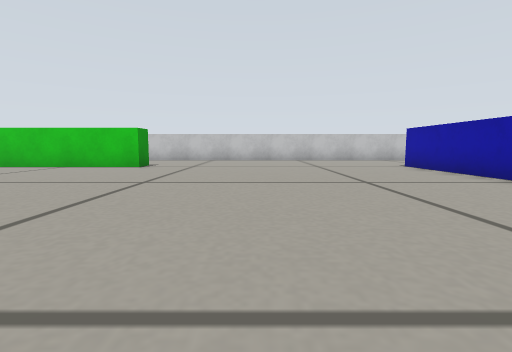
View 1 (above)

24 first-person views from a walk through a Gazebo world. The camera is 0.16 m above the floor, tilts 6° down and sees 85° across. The floor is counted in squares, 0.25 m on a side. Each view is taken from the middle of a square. On the plan, view 1 faces up. The plan holds only what a view shows up to about 9 squares ahead; the rest is blank.

View 2
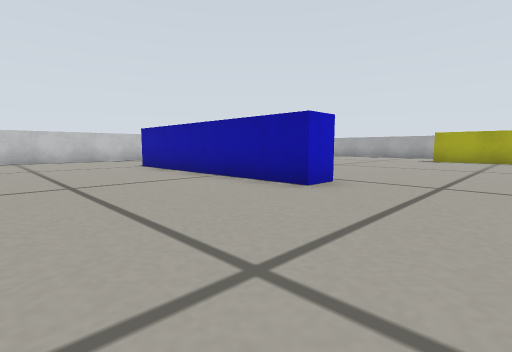

View 3
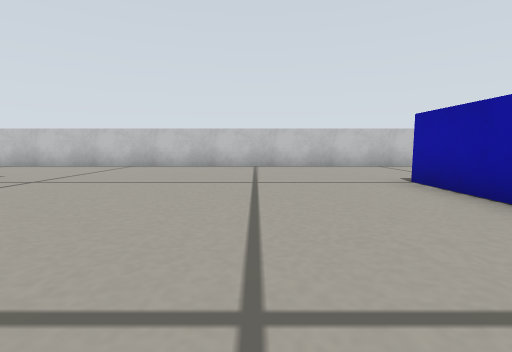

View 4
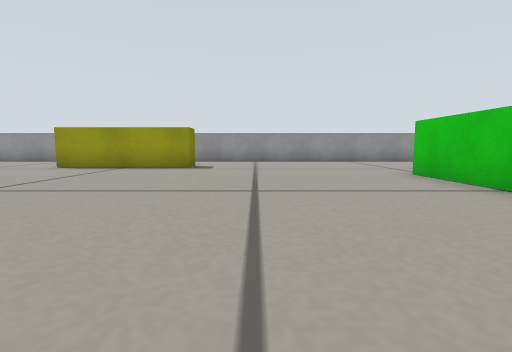

View 5
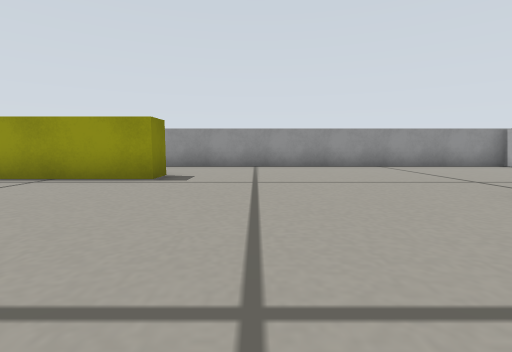

View 6
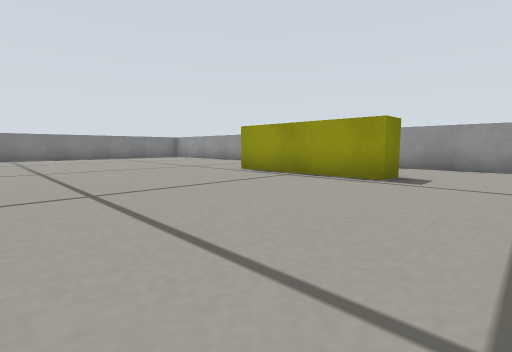

View 7
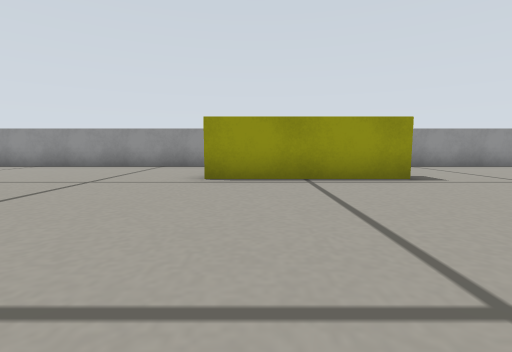

View 8
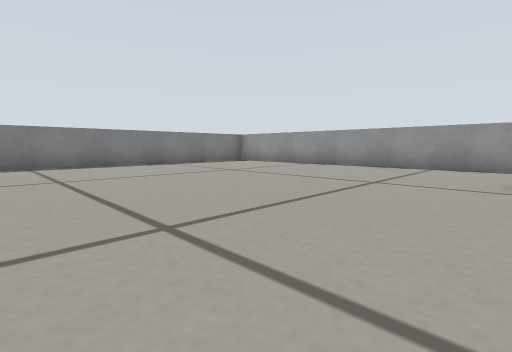

View 9
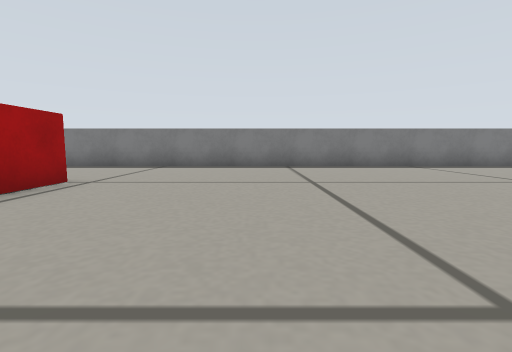

View 10
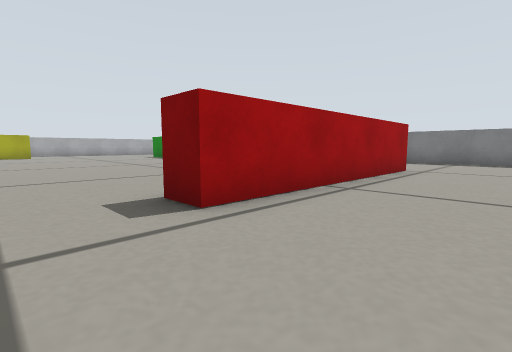

View 11
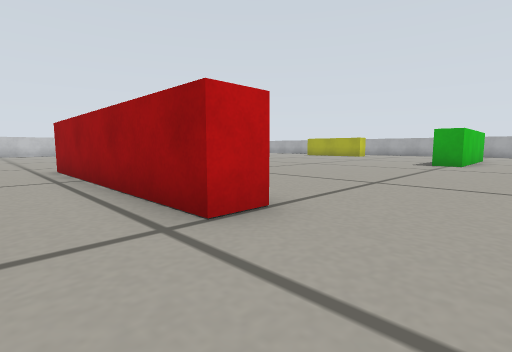

View 12
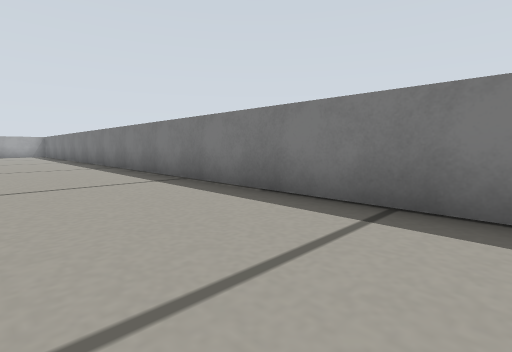

View 13
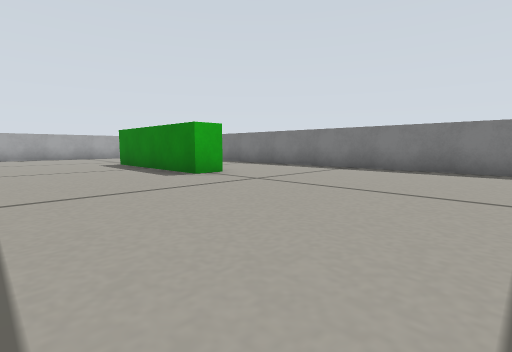

View 14
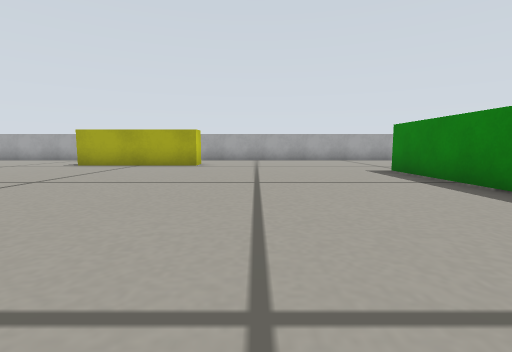

View 15
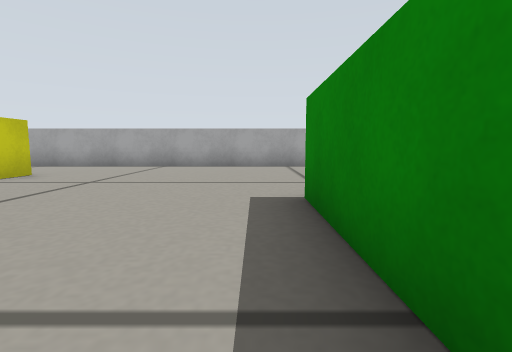

View 16
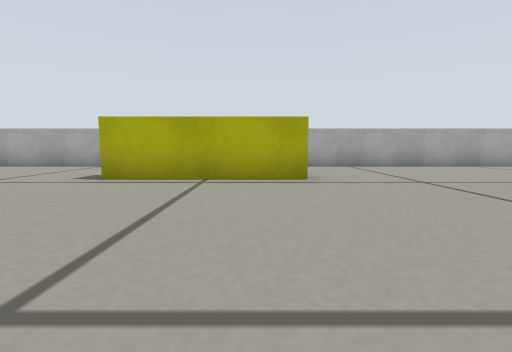

View 17
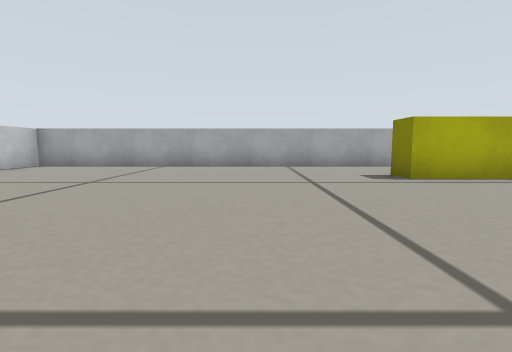

View 18
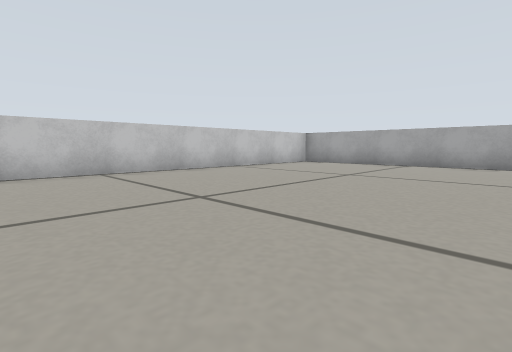

View 19
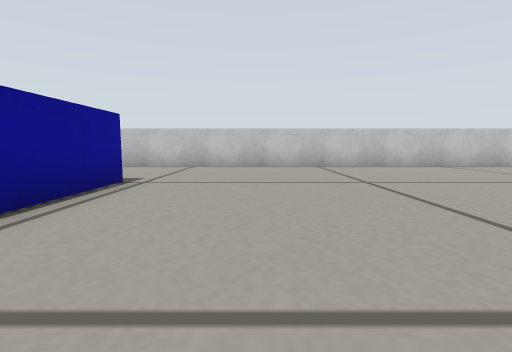

View 20
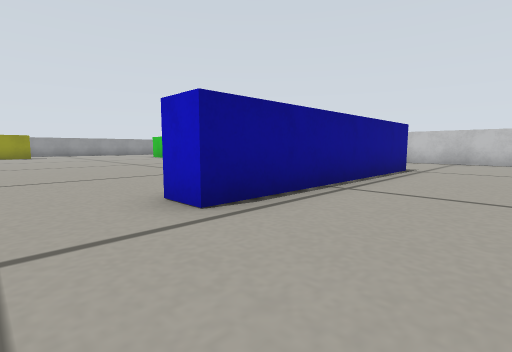

View 21
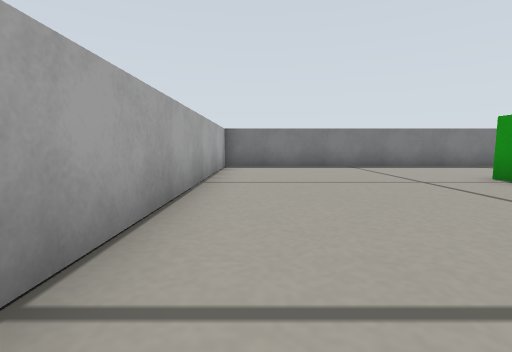

View 22
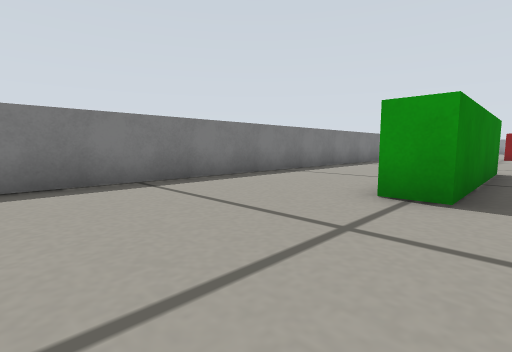

View 23
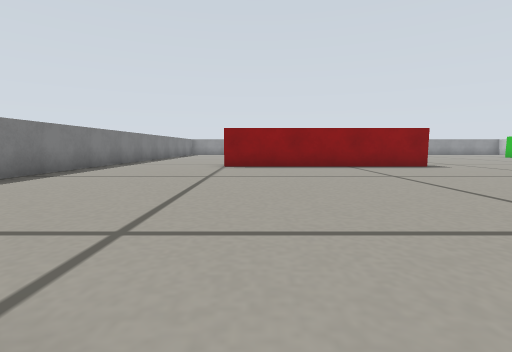

View 24
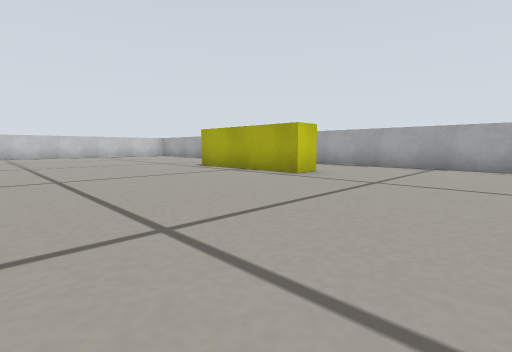

### Floor plan
Points are (right, up) in squares from view 1. A wall is a line through its corners. A room is listed if a view was taken in it or the views show most of it. See-through windows are left out.
Room 1 (views 1, 2, 3, 4, 5, 6, 7, 8, 9, 10, 11, 12, 13, 14, 15, 16, 17, 18, 19, 20, 21, 22, 23, 24)
walls: (-0.8, -0.6) (-0.8, -7) (-1.6, -7) (-1.6, -0.6) (-0.8, -0.6); (5.6, 9.1) (5.6, 2.6) (4.8, 2.6) (4.8, 9); (-3.6, 9.1) (-3.6, 8.6) (-8.5, 8.6); (8.2, -7.4) (7.6, -7.4) (7.6, -6.6) (12.4, -6.6) (12.4, -7.5); (-11.2, 3) (-10.4, 3) (-10.4, -1); (15.2, -1) (14.4, -1) (14.4, 3) (15.2, 3); (-14, -1.4) (-14, -8.2); (-13.2, -11) (18, -11) (18, 13) (-6.2, 13); (-14, 13.1) (-14, 2)

Positions as (right, up) in squares from view 1, and headings:
1: (0, 0), facing up
2: (1, 0), facing up-right
3: (2, 4), facing up
4: (-2, 5), facing left
5: (-5, 5), facing left
6: (-5, 5), facing down-left
7: (-5, 0), facing left
8: (-5, -1), facing down-left
9: (-5, -2), facing down
10: (-4, 1), facing down-right
11: (-3, -9), facing up-right
12: (-3, -8), facing down-right
13: (2, -3), facing down-right
14: (5, -3), facing right
15: (9, -6), facing right
16: (9, 0), facing right
17: (9, 6), facing right
18: (8, 6), facing up-right
19: (8, 4), facing up
20: (8, 1), facing up-left
21: (17, -2), facing down
22: (16, -6), facing down-left
23: (8, -6), facing left
24: (9, -5), facing up-right
